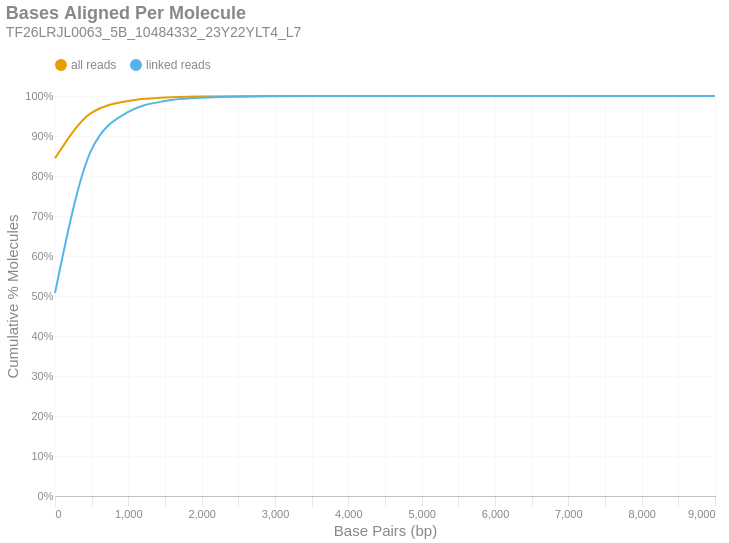

Notebook code for this chart:
### Markdown cell above
### Bases Aligned Per Molecule
This is a cumulative frequency distribution showing the number of base pairs aligned per unique molecule. These data are shown in 500 bp bins. There are two distributions: one with `all reads` (yellow) and another with only `linked reads` (blue). The percent of molecules in the `linked reads` distribution is relative to the total number of linked molecules.

### Code cell
if SKIPLR:
    print_html(f"Skipped")
else:
    binned_df = consolidated_hist(valids['aligned_bp'], mask, 500, True)
    with SafeRender(binned_df):
        (
            density_plot(binned_df, 'Bases Aligned Per Molecule', samplename, 'basesper')
            .encode(
                x=alt.X('bin:Q', title="Base Pairs (bp)").axis(tickMinStep=500).scale(padding=0),
                y=alt.Y('value:Q', title='Cumulative % Molecules')
                    .axis(format='%')
                    .scale(domain = [0,1])
                    .stack(False),
                color=alt.Color("key:N").scale(domain = ["all reads", "linked reads"]),
                tooltip = [
                    alt.Tooltip("key:N", title = "Data Type"),
                    alt.Tooltip("range_label:N", title="Bases Aligned Per Molecule"),
                    alt.Tooltip("value:Q", format = ".2%", title="% Molecules (Cum.)")
                ]
            )
        ).display()

### Figure 1 — Vega-Lite specification as saved in the notebook (floating-point values rounded to 4 significant figures)
{"width": "container", "height": 400, "config": {"title": {"anchor": "start", "dy": -15, "fontSize": 18, "color": "#888888", "subtitleColor": "#888888", "subtitleFontSize": 14}, "arc": {"fill": "#0072B2"}, "axis": {"domainColor": "#888888", "domainWidth": 0.5, "gridWidth": 0.2, "grid": false, "titleFontWeight": 400, "titleFontSize": 15, "labelFontSize": 11, "labelColor": "#888888", "tickColor": "#888888", "tickWidth": 0.2, "titleColor": "#888888"}, "axisBand": {"grid": false}, "axisX": {"grid": true, "tickSize": 10, "domainCap": "round"}, "axisY": {"domain": false, "grid": true, "tickSize": 0, "domainCap": "round"}, "background": "transparent", "header": {"labelFontSize": 15, "labelColor": "#888888", "titleFontSize": 15, "titleFontWeight": 600, "titleColor": "#888888"}, "legend": {"labelFont": "sans-serif", "labelFontSize": 12, "labelColor": "#888888", "symbolSize": 100, "symbolType": "circle", "titleFontSize": 12, "titlePadding": 10, "titleColor": "#888888", "title": null, "orient": "top"}, "range": {"category": ["#E69F00", "#56B4E9", "#009E73", "#F0E442", "#0072B2", "#D55E00", "#CC79A7", "#000000"], "diverging": ["#cfe8f3", "#a2d4ec", "#73bfe2", "#46abdb", "#1696d2", "#12719e"]}, "area": {"fill": "#0072B2", "fillOpacity": 0.7, "line": true, "strokeOpacity": 0.7}, "line": {"color": "#0072B2", "stroke": "#0072B2", "strokeWidth": 2}, "trail": {"color": "#0072B2", "stroke": "#0072B2", "strokeWidth": 0, "size": 1}, "point": {"filled": true, "fillOpacity": 1.0, "size": 95}, "text": {"color": "#888888", "fontSize": 11, "align": "right", "fontWeight": 400, "size": 11}, "bar": {"fill": "#0072B2", "stroke": null}, "view": {"stroke": null, "continuousWidth": 660, "continuousHeight": 400}}, "data": {"name": "data-fc7d730d23ca467307dc52956db907ad"}, "mark": {"type": "line", "interpolate": "monotone", "point": {"opacity": 0, "size": 275}}, "encoding": {"color": {"field": "key", "scale": {"domain": ["all reads", "linked reads"]}, "type": "nominal"}, "tooltip": [{"field": "key", "title": "Data Type", "type": "nominal"}, {"field": "range_label", "title": "Bases Aligned Per Molecule", "type": "nominal"}, {"field": "value", "format": ".2%", "title": "% Molecules (Cum.)", "type": "quantitative"}], "x": {"axis": {"tickMinStep": 500}, "field": "bin", "scale": {"padding": 0}, "title": "Base Pairs (bp)", "type": "quantitative"}, "y": {"axis": {"format": "%"}, "field": "value", "scale": {"domain": [0, 1]}, "stack": false, "title": "Cumulative % Molecules", "type": "quantitative"}}, "params": [{"name": "param_c36ac31b6afebe62", "select": {"type": "point", "fields": ["key"]}, "bind": "legend"}], "title": {"text": "Bases Aligned Per Molecule", "subtitle": "TF26LRJL0063_5B_10484332_23Y22YLT4_L7"}, "transform": [{"fold": ["all reads (cumsum)", "linked reads (cumsum)"]}, {"calculate": "replace(datum.key, ' (cumsum)', '')", "as": "key"}, {"filter": {"param": "param_c36ac31b6afebe62"}}], "usermeta": {"embedOptions": {"downloadFileName": "TF26LRJL0063_5B_10484332_23Y22YLT4_L7.basesper"}}, "$schema": "https://vega.github.io/schema/vega-lite/v6.4.1.json", "datasets": {"data-fc7d730d23ca467307dc52956db907ad": [{"bin": "0.0", "interval": "0.0-500.0", "all reads": 0.8442, "linked reads": 0.5075, "all reads (cumsum)": 0.8442, "linked reads (cumsum)": 0.5075, "range_label": "0-499"}, {"bin": "500.0", "interval": "500.0-1000.0", "all reads": 0.1141, "linked reads": 0.359, "all reads (cumsum)": 0.9583, "linked reads (cumsum)": 0.8666, "range_label": "500-999"}, {"bin": "1000.0", "interval": "1000.0-1500.0", "all reads": 0.02926, "linked reads": 0.09364, "all reads (cumsum)": 0.9876, "linked reads (cumsum)": 0.9602, "range_label": "1000-1499"}, {"bin": "1500.0", "interval": "1500.0-2000.0", "all reads": 0.008505, "linked reads": 0.02723, "all reads (cumsum)": 0.9961, "linked reads (cumsum)": 0.9874, "range_label": "1500-1999"}, {"bin": "2000.0", "interval": "2000.0-2500.0", "all reads": 0.002638, "linked reads": 0.008446, "all reads (cumsum)": 0.9987, "linked reads (cumsum)": 0.9959, "range_label": "2000-2499"}, {"bin": "2500.0", "interval": "2500.0-3000.0", "all reads": 0.000782, "linked reads": 0.002502, "all reads (cumsum)": 0.9995, "linked reads (cumsum)": 0.9984, "range_label": "2500-2999"}, {"bin": "3000.0", "interval": "3000.0-3500.0", "all reads": 0.0002932, "linked reads": 0.0009389, "all reads (cumsum)": 0.9998, "linked reads (cumsum)": 0.9993, "range_label": "3000-3499"}, {"bin": "3500.0", "interval": "3500.0-4000.0", "all reads": 0.0001268, "linked reads": 0.000406, "all reads (cumsum)": 0.9999, "linked reads (cumsum)": 0.9997, "range_label": "3500-3999"}, {"bin": "4000.0", "interval": "4000.0-4500.0", "all reads": 4.92e-05, "linked reads": 0.0001576, "all reads (cumsum)": 1.0, "linked reads (cumsum)": 0.9999, "range_label": "4000-4499"}, {"bin": "4500.0", "interval": "4500.0-5000.0", "all reads": 2.08e-05, "linked reads": 6.661e-05, "all reads (cumsum)": 1.0, "linked reads (cumsum)": 0.9999, "range_label": "4500-4999"}, {"bin": "5000.0", "interval": "5000.0-5500.0", "all reads": 8.8e-06, "linked reads": 2.818e-05, "all reads (cumsum)": 1.0, "linked reads (cumsum)": 1.0, "range_label": "5000-5499"}, {"bin": "5500.0", "interval": "5500.0-6000.0", "all reads": 4.4e-06, "linked reads": 1.409e-05, "all reads (cumsum)": 1.0, "linked reads (cumsum)": 1.0, "range_label": "5500-5999"}, {"bin": "6000.0", "interval": "6000.0-6500.0", "all reads": 3.2e-06, "linked reads": 1.025e-05, "all reads (cumsum)": 1.0, "linked reads (cumsum)": 1.0, "range_label": "6000-6499"}, {"bin": "6500.0", "interval": "6500.0-7000.0", "all reads": 1.6e-06, "linked reads": 5.124e-06, "all reads (cumsum)": 1.0, "linked reads (cumsum)": 1.0, "range_label": "6500-6999"}, {"bin": "7000.0", "interval": "7000.0-7500.0", "all reads": 4e-07, "linked reads": 1.281e-06, "all reads (cumsum)": 1.0, "linked reads (cumsum)": 1.0, "range_label": "7000-7499"}, {"bin": "7500.0", "interval": "7500.0-8000.0", "all reads": 8e-07, "linked reads": 2.562e-06, "all reads (cumsum)": 1.0, "linked reads (cumsum)": 1.0, "range_label": "7500-7999"}, {"bin": "8000.0", "interval": "8000.0-8500.0", "all reads": 0.0, "linked reads": 0.0, "all reads (cumsum)": 1.0, "linked reads (cumsum)": 1.0, "range_label": "8000-8499"}, {"bin": "8500.0", "interval": "8500.0-9000.0", "all reads": 0.0, "linked reads": 0.0, "all reads (cumsum)": 1.0, "linked reads (cumsum)": 1.0, "range_label": "8500-8999"}, {"bin": "9000.0", "interval": "9000.0-9500.0", "all reads": 4e-07, "linked reads": 1.281e-06, "all reads (cumsum)": 1.0, "linked reads (cumsum)": 1.0, "range_label": "9000-9499"}]}}
